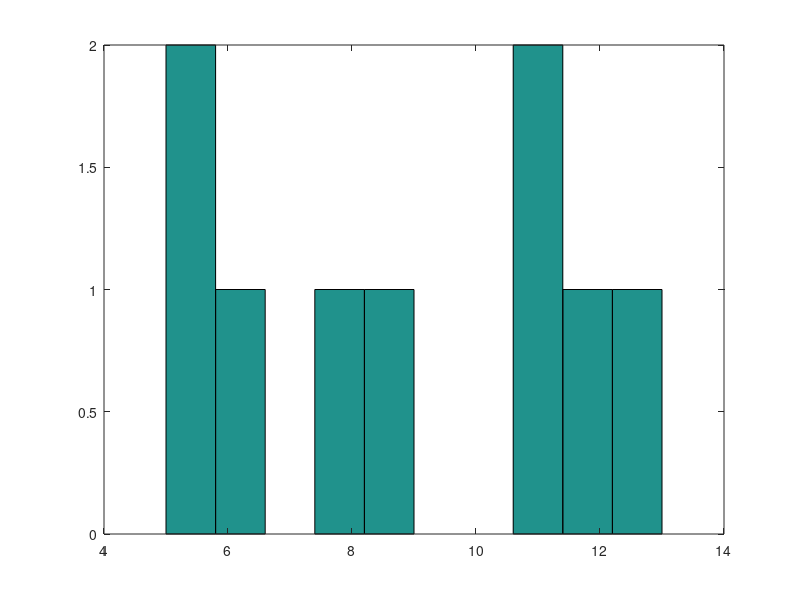

This figure's MATLAB source:
n=8
    y =[];
    for k=0:n
        los = rand();
        if (los<0.11)
            y = [y 5];
        elseif (los<0.2)
            y = [y 6];
        elseif (los<0.31)
            y = [y 7];
        elseif (los<0.4)
            y = [y 8];
        elseif (los<0.51)
            y = [y 9];
        elseif (los<0.6)
            y = [y 10];
        elseif (los<0.71)
            y = [y 11];
        elseif (los<0.8)
            y = [y 12];
        elseif (los<0.91)
            y = [y 13];
        elseif (los<=1)
            y = [y 14];
        end
    end
    hist(y);
